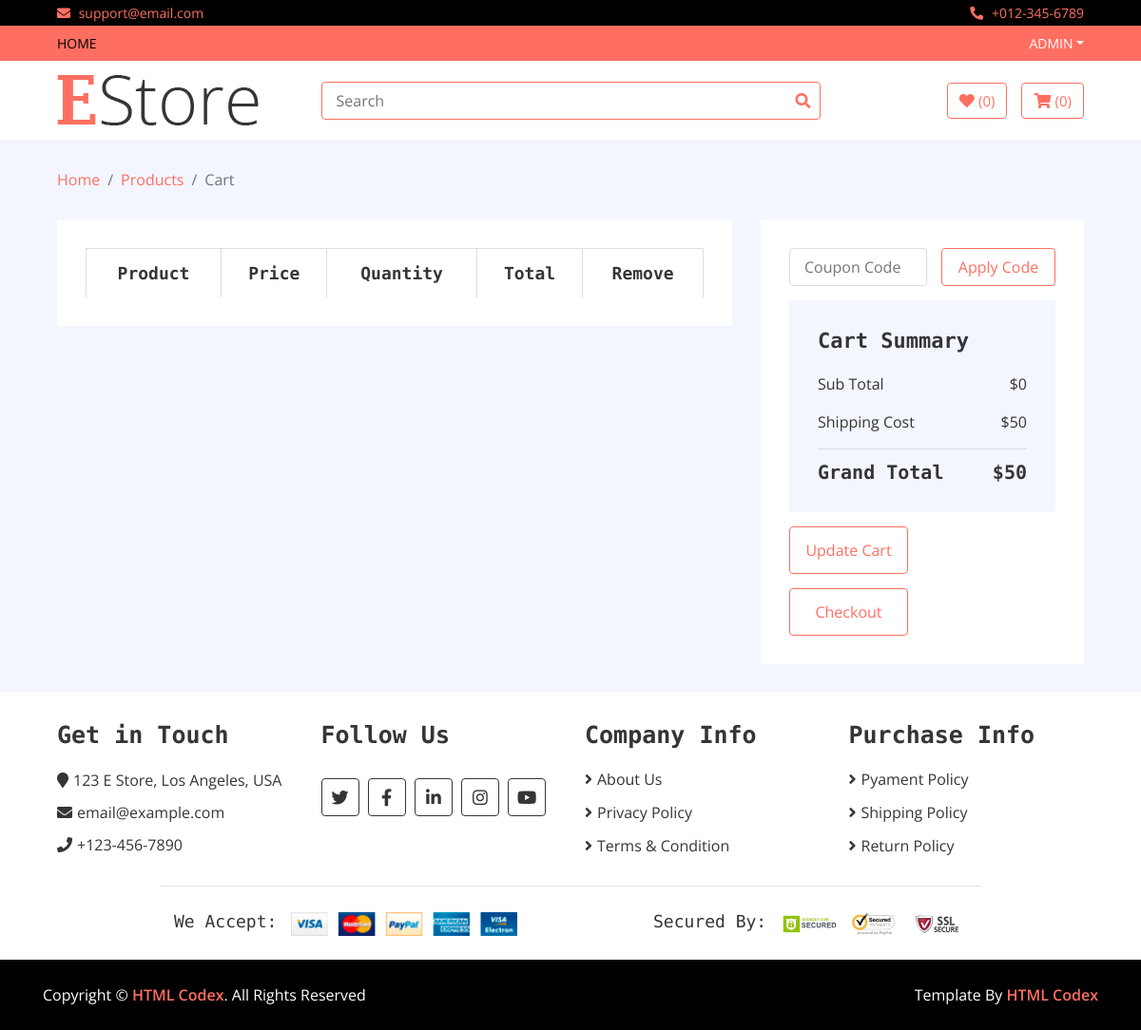
Before: /cart (signed in) with the older database file.
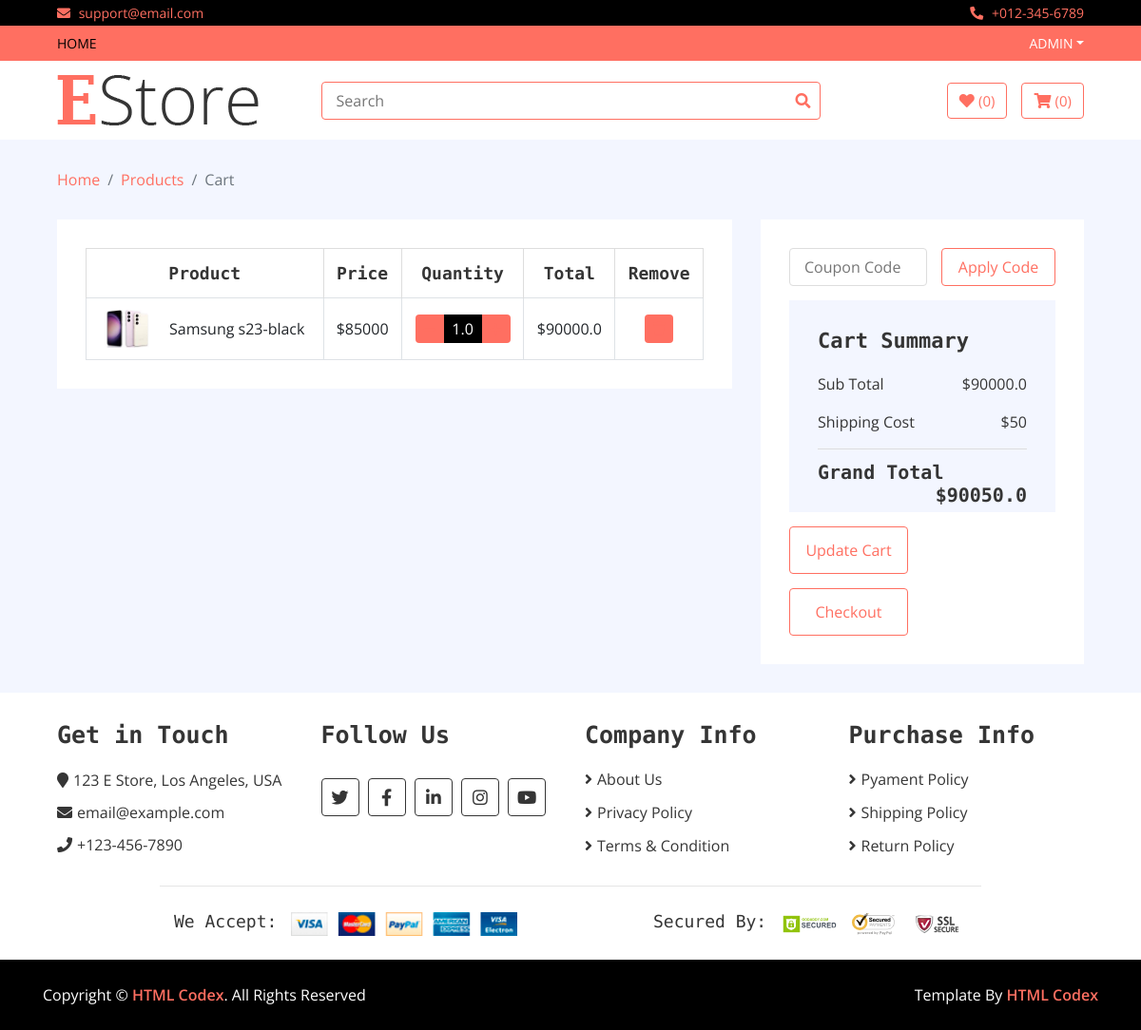
After: the same page with the newer database file.
### home/models.py (models this page shows, shortened)
class Cart(models.Model):
    username = models.CharField(max_length=200)
    slug = models.CharField(max_length=500)
    item = models.ForeignKey(Product, on_delete=models.CASCADE)
    total = models.FloatField()
    checkout = models.BooleanField(default=False)
    date = models.DateTimeField(auto_now_add=True) #date database ma automatically aaidinxa
    quantity = models.FloatField(default=1)

class Product(models.Model):
    name = models.CharField(max_length=100)
    category = models.ForeignKey(Category, on_delete=models.CASCADE)
    brand = models.ForeignKey(Brand, on_delete=models.CASCADE)
    price = models.IntegerField()
    discounted_price = models.IntegerField()
    image = models.ImageField(upload_to='media')
    description = RichTextField()
    specification = RichTextField()
    slug = models.TextField()
    label = models.CharField(choices=LABEL, max_length=50)
    stock = models.CharField(choices=STOCK, max_length=50)

### home/views.py (the view)
# urls.py: path('cart', CartView.as_view(), name='cart'),
class CartView(BaseView):
    def get(self, request):
        cart_total = 0
        username = request.user.username
        self.views['cart_view'] = Cart.objects.filter(username=username, checkout=False)
        for i in self.views['cart_view']:
            cart_total = cart_total + i.total
        self.views['cart_total'] = cart_total
        self.views['extra_charges'] = 50
        self.views['all_total'] = cart_total + 50
        return render(request, 'cart.html', self.views)

### templates/cart.html
{% extends 'base.html' %}
{% load static %}
{% block content %}
        <div class="breadcrumb-wrap">
            <div class="container-fluid">
                <ul class="breadcrumb">
                    <li class="breadcrumb-item"><a href="#">Home</a></li>
                    <li class="breadcrumb-item"><a href="#">Products</a></li>
                    <li class="breadcrumb-item active">Cart</li>
                </ul>
            </div>
        </div>
        <div class="cart-page">
            <div class="container-fluid">
                <div class="row">
                    <div class="col-lg-8">
                        <div class="cart-page-inner">
                            <div class="table-responsive">
                                <table class="table table-bordered">
                                    <thead class="thead-dark">
                                        <tr>
                                            <th>Product</th>
                                            <th>Price</th>
                                            <th>Quantity</th>
                                            <th>Total</th>
                                            <th>Remove</th>
                                        </tr>
                                    </thead>
                                    <tbody class="align-middle">
                                    {% for cart in cart_view %}
                                        <tr>
                                            <td>
                                                <div class="img">
                                                    <a href="/productdetail/{{cart.slug}}"><img src="{{cart.item.image.url}}" alt="Image"></a>
                                                    <p>{{cart.item.name}}</p>
                                                </div>
                                            </td>
                                            {% if cart.item.discounted_price > 0 %}
                                            <td>${{cart.item.discounted_price}}</td>
                                            {% else %}
                                            <td>${{cart.item.price}}</td>
                                            {% endif %}
                                            <td>
                                                <div class="qty">
                                                    <button class="btn-minus"><a href="/reduce_qty/{{cart.slug}}"><i class="fa fa-minus"></i></a></button>
                                                    <input type="text" value="{{cart.quantity}}">
                                                    <button class="btn-plus"><a href="/add_to_cart/{{cart.slug}}"><i class="fa fa-plus"></i></a></button>
                                                </div>
                                            </td>
                                            <td>${{cart.total}}</td>
                                            <td><button><a href="/delete_cart/{{cart.slug}}"><i class="fa fa-trash"></i></a></button></td>
                                        </tr>
                                    {% endfor %}
                                    </tbody>
                                </table>
                            </div>
                        </div>
                    </div>
                    <div class="col-lg-4">
                        <div class="cart-page-inner">
                            <div class="row">
                                <div class="col-md-12">
                                    <div class="coupon">
                                        <input type="text" placeholder="Coupon Code">
                                        <button>Apply Code</button>
                                    </div>
                                </div>
                                <div class="col-md-12">
                                    <div class="cart-summary">
                                        <div class="cart-content">
                                            <h1>Cart Summary</h1>
                                            <p>Sub Total<span>${{cart_total}}</span></p>
                                            <p>Shipping Cost<span>${{extra_charges}}</span></p>
                                            <h2>Grand Total<span>${{all_total}}</span></h2>
                                        </div>
                                        <div class="cart-btn">
                                            <button>Update Cart</button>
                                            <a href="/checkout">
                                            <button>Checkout</button>
                                            </a>
                                        </div>
                                    </div>
                                </div>
                            </div>
                        </div>
                    </div>
                </div>
            </div>
        </div>
{% endblock %}

### templates/base.html (shortened to what this page needs)
<!DOCTYPE html>
{% load static %}
<html lang="en">
    <head>
        <link href="https://stackpath.bootstrapcdn.com/bootstrap/4.4.1/css/bootstrap.min.css" rel="stylesheet">
        <link href="https://cdnjs.cloudflare.com/ajax/libs/font-awesome/5.10.0/css/all.min.css" rel="stylesheet">
        <link href="{% static 'lib/slick/slick.css' %}" rel="stylesheet">
        <link href="{% static 'lib/slick/slick-theme.css' %}" rel="stylesheet">
        <link href="{% static 'css/style.css' %}" rel="stylesheet">
    </head>
    <body>
        <div class="top-bar">
            <div class="container-fluid">
                <div class="row">
                    <div class="col-sm-6">
                        <i class="fa fa-envelope"></i>
                        support@email.com
                    </div>
                    <div class="col-sm-6">
                        <i class="fa fa-phone-alt"></i>
                        +012-345-6789
                    </div>
                </div>
            </div>
        </div>
        <div class="nav">
            <div class="container-fluid">
                <nav class="navbar navbar-expand-md bg-dark navbar-dark">
                    <div class="collapse navbar-collapse justify-content-between" id="navbarCollapse">
                        <div class="navbar-nav mr-auto">
                            <a href="/" class="nav-item nav-link active">Home</a>
                        </div>
                        <div class="navbar-nav ml-auto">
                            {% if user.is_authenticated %}
                            <div class="nav-item dropdown">
                                <a href="#" class="nav-link dropdown-toggle" data-toggle="dropdown">{{user.username}}</a>
                            </div>
                            {% endif %}
                        </div>
                    </div>
                </nav>
            </div>
        </div>
        <div class="bottom-bar">
            <div class="container-fluid">
                <div class="row align-items-center">
                    <div class="col-md-3">
                        <div class="logo">
                            <a href="index.html">
                                <img src="img/logo.png" alt="Logo">
                            </a>
                        </div>
                    </div>
                    <div class="col-md-6">
                        <div class="search">
                            <form method = 'GET' action = '/search'>
                            <input name = "query" type="text" placeholder="Search" required>
                            <button type="submit"><i class="fa fa-search"></i></button>
                            </form>
                        </div>
                    </div>
                    <div class="col-md-3">
                        <div class="user">
                            <a href="wishlist.html" class="btn wishlist">
                                <i class="fa fa-heart"></i>
                                <span>(0)</span>
                            </a>
                            <a href="cart.html" class="btn cart">
                                <i class="fa fa-shopping-cart"></i>
                                <span>(0)</span>
                            </a>
                        </div>
                    </div>
                </div>
            </div>
        </div>
{% block content %}
{% endblock %}
        <div class="footer">
            <div class="container-fluid">
                <div class="row">
                    <div class="col-lg-3 col-md-6">
                        <div class="footer-widget">
                            <h2>Get in Touch</h2>
                            <div class="contact-info">
                                <p><i class="fa fa-map-marker"></i>123 E Store, Los Angeles, USA</p>
                                <p><i class="fa fa-envelope"></i>email@example.com</p>
                                <p><i class="fa fa-phone"></i>+123-456-7890</p>
                            </div>
                        </div>
                    </div>
                    <div class="col-lg-3 col-md-6">
                        <div class="footer-widget">
                            <h2>Follow Us</h2>
                            <div class="contact-info">
                                <div class="social">
                                    <a href=""><i class="fab fa-twitter"></i></a>
                                    <a href=""><i class="fab fa-facebook-f"></i></a>
                                    <a href=""><i class="fab fa-linkedin-in"></i></a>
                                    <a href=""><i class="fab fa-instagram"></i></a>
                                    <a href=""><i class="fab fa-youtube"></i></a>
                                </div>
                            </div>
                        </div>
                    </div>
                    <div class="col-lg-3 col-md-6">
                        <div class="footer-widget">
                            <h2>Company Info</h2>
                            <ul>
                                <li><a href="#">About Us</a></li>
                                <li><a href="#">Privacy Policy</a></li>
                                <li><a href="#">Terms & Condition</a></li>
                            </ul>
                        </div>
                    </div>
                    <div class="col-lg-3 col-md-6">
                        <div class="footer-widget">
                            <h2>Purchase Info</h2>
                            <ul>
                                <li><a href="#">Pyament Policy</a></li>
                                <li><a href="#">Shipping Policy</a></li>
                                <li><a href="#">Return Policy</a></li>
                            </ul>
                        </div>
                    </div>
                </div>
                <div class="row payment align-items-center">
                    <div class="col-md-6">
                        <div class="payment-method">
                            <h2>We Accept:</h2>
                            <img src="img/payment-method.png" alt="Payment Method" />
                        </div>
                    </div>
                    <div class="col-md-6">
                        <div class="payment-security">
                            <h2>Secured By:</h2>
                            <img src="img/godaddy.svg" alt="Payment Security" />
                            <img src="img/norton.svg" alt="Payment Security" />
                            <img src="img/ssl.svg" alt="Payment Security" />
                        </div>
                    </div>
                </div>
            </div>
        </div>
        <div class="footer-bottom">
            <div class="container">
                <div class="row">
                    <div class="col-md-6 copyright">
                        <p>Copyright &copy; <a href="https://htmlcodex.com">HTML Codex</a>. All Rights Reserved</p>
                    </div>
                    <div class="col-md-6 template-by">
                        <p>Template By <a href="https://htmlcodex.com">HTML Codex</a></p>
                    </div>
                </div>
            </div>
        </div>
    </body>
</html>

Changed rows visible on the page:
added Cart: item.image (picture), item.name "Samsung s23-black", item.discounted_price "85000", quantity "1.0", total "90000.0"
Other visible differences:
{{ cart_total }}: "0" → "90000.0"
{{ all_total }}: "50" → "90050.0"
